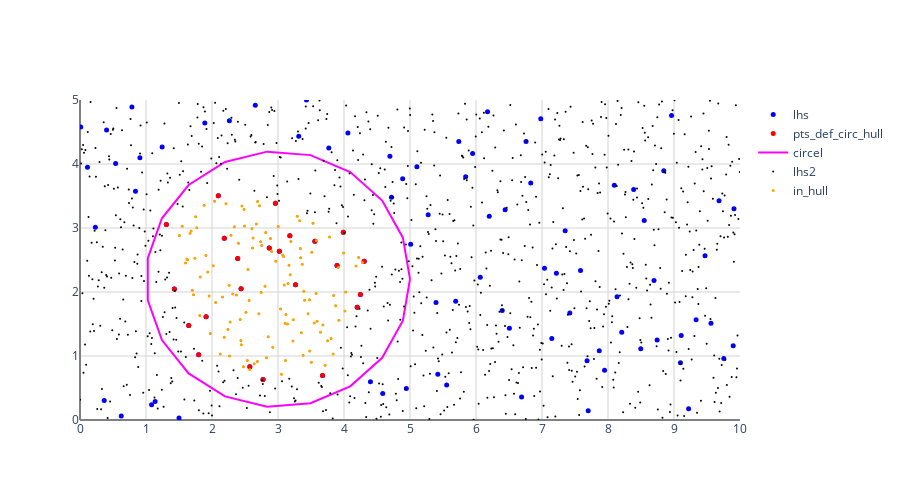

Notebook code cell kept with this figure:
### Code cell
# Plot all
fig = go.Figure()

fig.add_scatter(x=lhs[:,0], y=lhs[:,1], name='lhs',
  showlegend=True, mode='markers',
  marker={'color':'blue','size':5},
)
fig.add_scatter(x=lhs[flt_def_circ,0], y=lhs[flt_def_circ,1], name='pts_def_circ_hull',
  showlegend=True, mode='markers',
  marker={'color':'red','size':5},
)

fig.add_scatter(x=x_circ, y=y_circ, name='circel',
  showlegend=True, mode='lines',
  line={'color':'magenta'}
)

fig.add_scatter(x=lhs2[:,0], y=lhs2[:,1], name='lhs2',
  showlegend=True, mode='markers',
  marker={'color':'black','size':2},
)
fig.add_scatter(x=lhs2[flt_inhull_circ,0], y=lhs2[flt_inhull_circ,1], name='in_hull',
  showlegend=True, mode='markers',
  marker={'color':'orange','size':3},
)


fig.update_layout(height=500, width=900,
  xaxis={'range':[0,10], 'tick0':0, 'dtick':1, 'showgrid':True, 'gridcolor':'lightgrey', 'zeroline':True, 'zerolinecolor':'gray'},
  yaxis={'range':[0,5], 'tick0':0, 'dtick':1, 'showgrid':True, 'gridcolor':'lightgrey', 'zeroline':True, 'zerolinecolor':'gray'},
  plot_bgcolor='rgba(0,0,0,0)'
)
